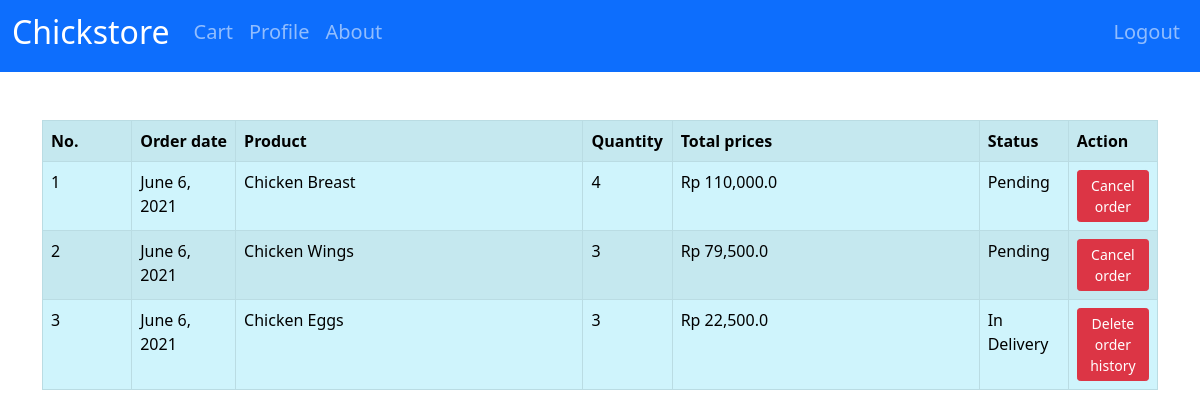
Page /orders/3 (signed in) on the committed database.
### account/models.py (models this page shows, shortened)
class Order(models.Model):
    ORDERSTATS = (('Pending', 'Pending'), ('In Delivery', 'In Delivery'),)
    customer = models.ForeignKey(
        Account, related_name="order", on_delete=models.SET_NULL, null=True)
    product = models.ForeignKey(
        Product, related_name="order", on_delete=SET_NULL, null=True)
    status = models.CharField(max_length=200, choices=ORDERSTATS)
    order_date = models.DateField(auto_now_add=True, null=True)
    quantity = models.IntegerField(null=True)
    price_sum = models.FloatField(null=True)

class Product(models.Model):
    name = models.CharField(max_length=200)
    price = models.BigIntegerField()
    extra = models.CharField(max_length=200)
    tags = models.ManyToManyField(Tag)
    quantity = models.IntegerField(null=True)
    picture = models.ImageField(
        upload_to='products', validators=[validate_image])
    date_added = models.DateField(auto_now_add=True, null=True)
    placeholder = models.BooleanField(default=False)

### account/decorators.py (the view)
        def wrapper_func(request, *args, **kwargs):
            if request.user.group.name == allowed_roles[0]:
                return view_func(request, *args, **kwargs)
            if request.user.group.name == 'staff':
                return redirect('staff_page')
            else:
                return HttpResponse("Unauthorized access!")

### account/views.py (called while the page is built)
@login_required(login_url='login')
@allowed_users(allowed_roles=['customer'])
def orders(request, customer):
    orders = Order.objects.filter(customer=customer)
    context = {
        "orders": orders
    }
    return render(request, 'chickstore/orders.html', context)

### templates/chickstore/orders.html
{% extends 'common/base.html' %}
{% load humanize %}
{% block content %}
{% if orders %}
<div class="table-responsive-sm">
    <table class="table table-striped table-bordered table-info mt-5">
        <tr>
            <th class="fit">
                No.
            </th>
            <th class="fit">
                Order date
            </th>
            <th>
                Product
            </th>
            <th class="fit">
                Quantity
            </th>
            <th>
                Total prices
            </th>
            <th class="fit">
                Status
            </th>
            <th class="fit">
                Action
            </th>
        </tr>
        {% for order in orders%}
            <tr>
                <td>
                    {{forloop.counter}}
                </td>
                <td>
                    {{order.order_date}}
                </td>
                <td>
                    {{order.product.name}}
                </td>
                <td>
                    {{order.quantity}}
                </td>
                <td>
                    Rp {{order.price_sum|intcomma}}
                </td>
                <td>
                    {{order.status}}
                </td>
                {% if order.status == 'Pending' %}
                    <td>
                        <a class="btn btn-sm btn-danger" href="{% url 'cancel_order' order.id %}">Cancel order</a>
                    </td>
                {% elif order.status == 'In Delivery' %}
                    <td>
                        <a class="btn btn-sm btn-danger" href="{% url 'delete_order' order.id %}">Delete order history</a>
                    </td>
                {% endif %}
            </tr>
        {% endfor %}
    </table>
</div>
{% else %}
    <h4>No Orders available</h4>
{% endif %}
{% endblock %}

### static/style.css (style rules this page uses)
.table td.fit, .table th.fit { white-space: nowrap; width: 8%; }

### rows in the picture
Order: order_date "June 6, 2021", product.name "Chicken Breast", quantity "4", price_sum "110,000.0", status "Pending", shows "Cancel order"
Order: order_date "June 6, 2021", product.name "Chicken Wings", quantity "3", price_sum "79,500.0", status "Pending", shows "Cancel order"
Order: order_date "June 6, 2021", product.name "Chicken Eggs", quantity "3", price_sum "22,500.0", status "In Delivery", shows "Delete order history"
